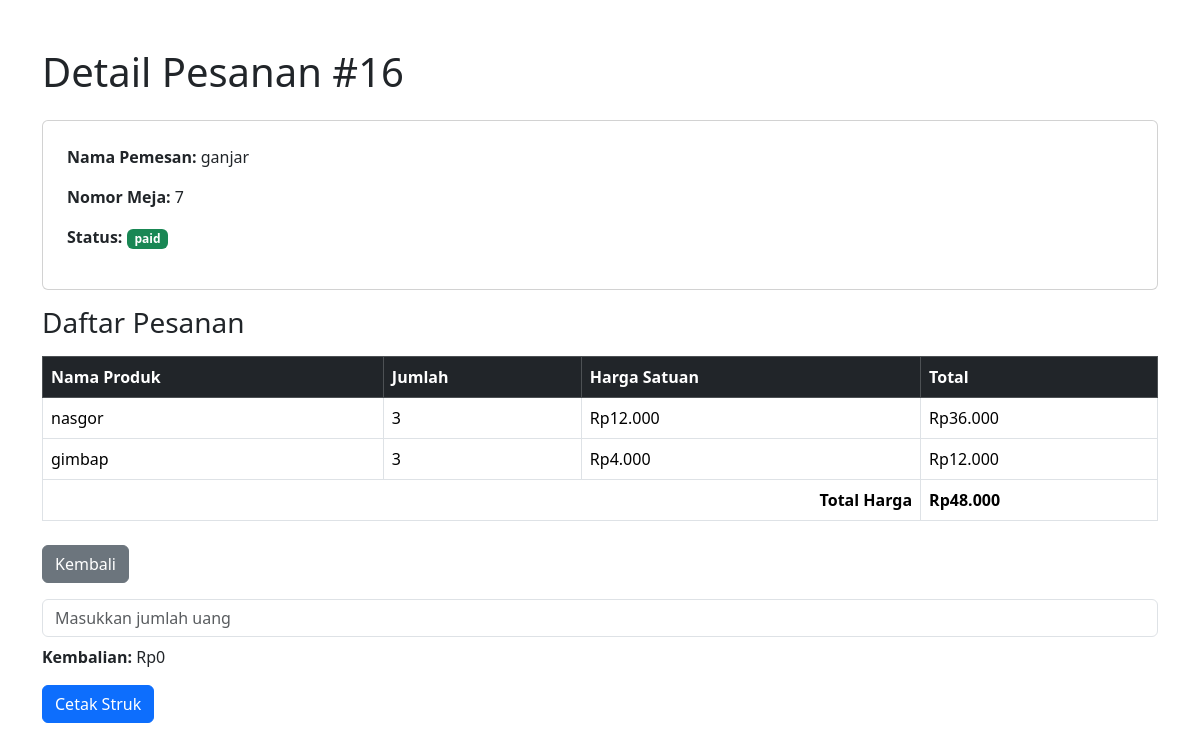
Screenshot of /kasir/kasir_order.php?id=16 (signed in) with the database file from the repository.
### tables this page shows
CREATE TABLE `orders` (
  `order_id` int NOT NULL,
  `name` varchar(255) NOT NULL,
  `table_number` int NOT NULL,
  `total_price` decimal(10,2) NOT NULL,
  `created_at` datetime DEFAULT CURRENT_TIMESTAMP,
  `status` enum('pending','paid') DEFAULT 'pending',
  `order_status` enum('Sedang antri','Sedang Dimasak','Selesai') DEFAULT 'Sedang antri',
  `payment` decimal(10,2) DEFAULT '0.00',
  `product_id` int DEFAULT NULL,
  `quantity` int NOT NULL DEFAULT '1'
);

CREATE TABLE `order_items` (
  `order_item_id` int NOT NULL,
  `order_id` int NOT NULL,
  `product_id` int NOT NULL,
  `quantity` int NOT NULL
);

CREATE TABLE `product` (
  `product_id` int NOT NULL,
  `name` varchar(255) NOT NULL,
  `price` decimal(10,2) NOT NULL,
  `description` text,
  `image` varchar(255) DEFAULT NULL,
  `is_active` tinyint(1) DEFAULT '1'
);

### kasir/kasir_order.php (the view, shortened to what this page needs)
<?php
include '../db.php';
$orderId = intval($_GET['id']);
$stmtOrder = $conn->prepare("SELECT * FROM orders WHERE order_id = ?");
$stmtOrder->bind_param("i", $orderId);
$stmtOrder->execute();
$orderResult = $stmtOrder->get_result();
$order = $orderResult->fetch_assoc();
$stmtItems = $conn->prepare(
    "SELECT oi.order_item_id, oi.order_id, oi.product_id, oi.quantity,
            p.name, p.price
     FROM order_items oi
     JOIN product p ON oi.product_id = p.product_id
     WHERE oi.order_id = ?"
);
$stmtItems->bind_param("i", $orderId);
$stmtItems->execute();
$itemsResult = $stmtItems->get_result();
$orderItems = $itemsResult->fetch_all(MYSQLI_ASSOC);
$totalHarga = 0;
foreach ($orderItems as $item) {
    $totalHarga += $item['quantity'] * $item['price'];
}
?>
<!DOCTYPE html>
<html lang="id">
<head>
    <link href="https://cdn.jsdelivr.net/npm/bootstrap@5.3.3/dist/css/bootstrap.min.css" rel="stylesheet">
</head>
<body>
    <div class="container mt-5">
        <h1 class="mb-4">Detail Pesanan #<?= htmlspecialchars($orderId) ?></h1>
        <div class="card p-4 mb-3">
            <p><strong>Nama Pemesan:</strong> <?= htmlspecialchars($order['name']) ?></p>
            <p><strong>Nomor Meja:</strong> <?= htmlspecialchars($order['table_number']) ?></p>
            <p><strong>Status:</strong>
                <span class="badge <?= $order['status'] == 'paid' ? 'bg-success' : 'bg-warning' ?>">
                    <?= htmlspecialchars($order['status']) ?>
                </span>
            </p>
        </div>
        <h3 class="mb-3">Daftar Pesanan</h3>
        <table class="table table-bordered">
            <thead class="table-dark">
                <tr>
                    <th>Nama Produk</th>
                    <th>Jumlah</th>
                    <th>Harga Satuan</th>
                    <th>Total</th>
                </tr>
            </thead>
            <tbody>
                <?php foreach ($orderItems as $item): ?>
                    <tr>
                        <td><?= htmlspecialchars($item['name']); ?></td>
                        <td><?= htmlspecialchars($item['quantity']); ?></td>
                        <td>Rp<?= number_format($item['price'], 0, ',', '.'); ?></td>
                        <td>Rp<?= number_format($item['quantity'] * $item['price'], 0, ',', '.'); ?></td>
                    </tr>
                <?php endforeach; ?>
                <tr>
                    <th colspan="3" class="text-end">Total Harga</th>
                    <th>Rp<?= number_format($totalHarga, 0, ',', '.'); ?></th>
                </tr>
            </tbody>
        </table>
        <div class="mt-4">
            <a href="index.php" class="btn btn-secondary">Kembali</a>
            <form action="update_payment_status.php" method="POST">
                <input type="number" name="uangDibayar" id="uangDibayar" class="form-control mt-3" placeholder="Masukkan jumlah uang" oninput="hitungKembalian()" required>
                <p class="mt-2"><strong>Kembalian:</strong> Rp<span id="kembalian">0</span></p>
            </form>
            <form action="process_print.php" method="POST" target="blank">
                <?php if ($order['status'] === 'paid'): ?>
                    <button type="submit" name="cetak" class="btn btn-primary">Cetak Struk</button>
                <?php endif; ?>
            </form>
        </div>
    </div>
</body>
</html>

### rows the page displays
orders: name "ganjar", table_number "7", status "paid"
order_items: product.name "nasgor", quantity "3", product.price "12.000", $item['quantity']*$item['price'] "36.000"
order_items: product.name "gimbap", quantity "3", product.price "4.000", $item['quantity']*$item['price'] "12.000"

### other values shown
$orderId "16"
$totalHarga "48.000"
